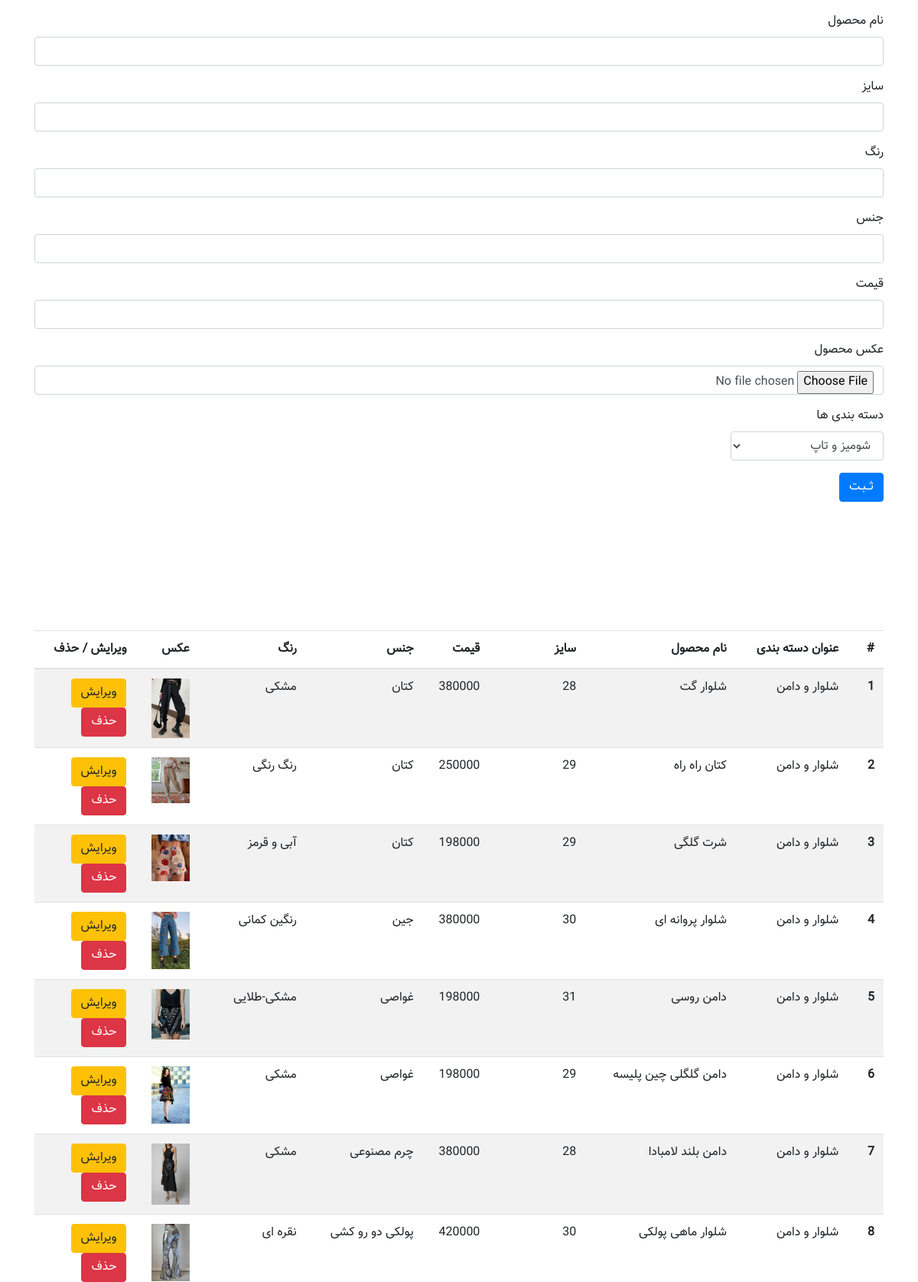
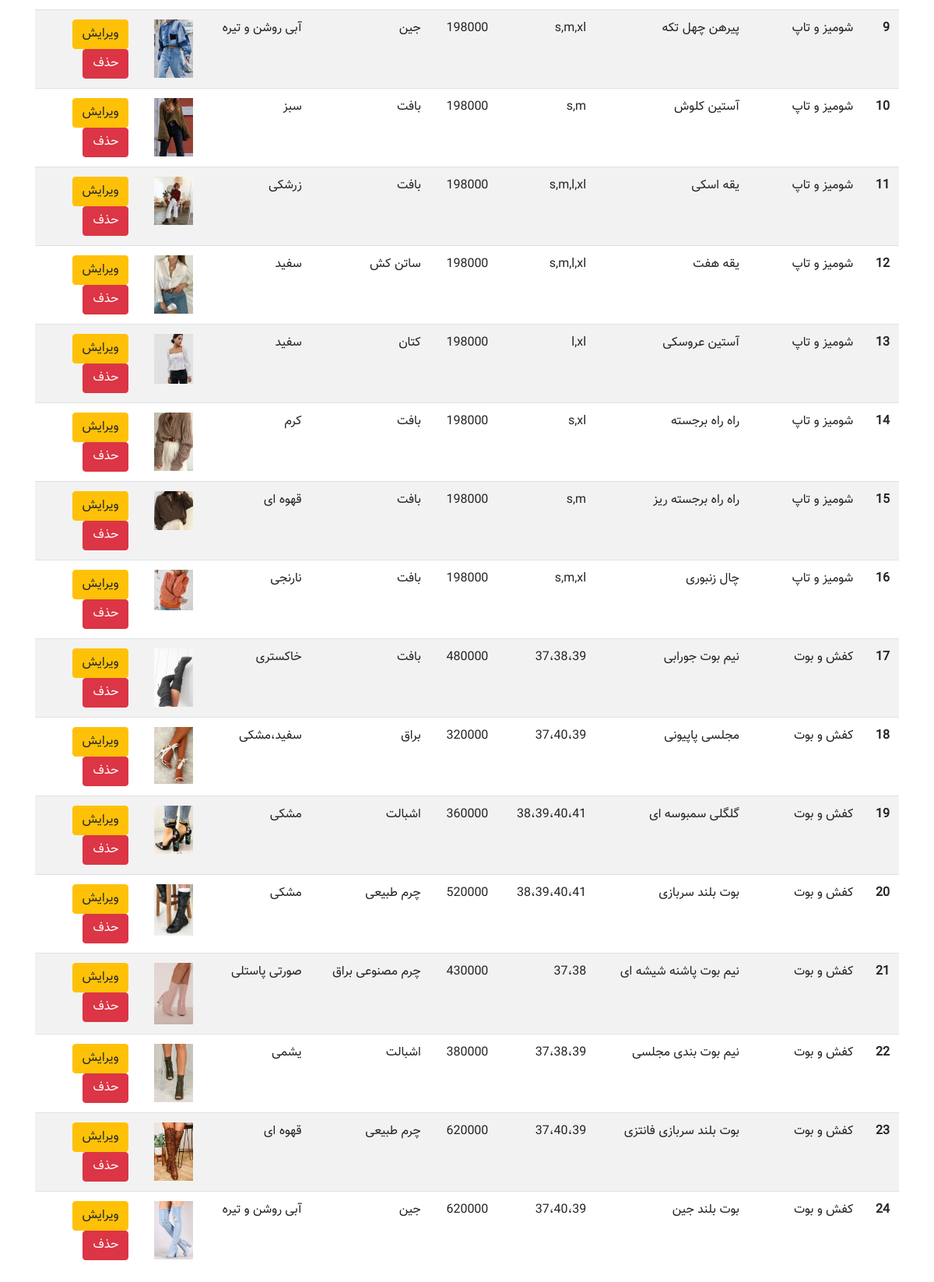
The app's page /admin.php with its own data (2 pictures, top to bottom).
### tables this page shows
CREATE TABLE `products` (
  `id` int(11) NOT NULL,
  `id_cat` int(11) NOT NULL,
  `name` varchar(255) NOT NULL,
  `price` varchar(255) NOT NULL,
  `size` varchar(255) NOT NULL,
  `material` varchar(255) NOT NULL,
  `color` varchar(255) NOT NULL,
  `picture` varchar(255) NOT NULL
);

CREATE TABLE `product_cat` (
  `id` int(11) NOT NULL,
  `title` varchar(255) NOT NULL
);

### admin.php (the view, shortened to what this page needs)
<!DOCTYPE html>
<html lang="fa">
<head>
    <link rel="stylesheet" media="screen" href="css/main.css" />
    <link rel="stylesheet" href=".//css/bootstrap/css/bootstrap-rtl.min.css" />
</head>
<body>
    <?php
    $mysqli = new mysqli("localhost", "root", "", "my-db");
    ?>
    <?php
    $name = "";
    $size = "";
    $color = "";
    $material = "";
    $price = "";
    $category = "";
    ?>
    <div class="container mt-3 admin adwidth">
        <form method="POST" action="#" enctype="multipart/form-data">
            <div class="  form-group">
                <label>نام محصول</label>
                <input type="text" class="form-control" value="<?php echo $name; ?>" required="require" name="name">
            </div>
            <div class="form-group">
                <label>سایز</label>
                <input type="text" class="form-control" value="<?php echo $size; ?>" required="require" name="size">
            </div>
            <div class="form-group">
                <label>رنگ</label>
                <input type="text" class="form-control" value="<?php echo $color; ?>" required="require" name="color">
            </div>
            <div class="form-group">
                <label>جنس</label>
                <input type="text" class="form-control" value="<?php echo $material; ?>" required="require" name="material">
            </div>
            <div class="form-group">
                <label>قیمت</label>
                <input type="text" class="form-control" value="<?php echo $price; ?>" required="require" name="price">
            </div>
            <div class="form-group">
                <label>عکس محصول</label>
                <input type="file" class="form-control" required="require" name="picture">
            </div>
            <div class="form-group adwidth ">
                <label for="exampleFormControlSelect1">دسته بندی ها</label>
                <select class="form-control admin" required="require" name="category">
                    <?php
                    $sql = "SELECT * FROM `product_cat`";
                    if ($result = $mysqli->query($sql)) {
                        while ($row = $result->fetch_row()) {
                    ?>
                            <option class="admin" <?php echo $category == $row[0] ? 'selected="selected"' : ''; ?> value="<?php echo $row[0]; ?>"><?php echo $row[1]; ?></option>
                    <?php
                        }
                    }
                    ?>
                </select>
            </div>
            <button type="submit" class="btn btn-primary"><?php echo !empty($id) ? 'ویرایش' : 'ثــبـت'; ?></button>
        </form>
        <br><br><br><br><br><br><br>
        <table class="table table-striped">
            <thead>
                <tr>
                    <th scope="col">#</th>
                    <th scope="col">عنوان دسته بندی</th>
                    <th scope="col">نام محصول</th>
                    <th scope="col">سایز</th>
                    <th scope="col">قیمت</th>
                    <th scope="col">جنس</th>
                    <th scope="col">رنگ</th>
                    <th scope="col">عکس</th>
                    <th scope="col">ویرایش / حذف</th>
                </tr>
            </thead>
            <tbody>
                <?php
                $sqlProduct = "SELECT p.id, c.title, p.name, p.size, p.price, p.material, p.color, p.picture FROM `products` as p join `product_cat` as c where p.id_cat=c.id";
                if ($resultProduct = $mysqli->query($sqlProduct)) {
                    $i = 0;
                    while ($Product = $resultProduct->fetch_row()) {
                        $i++;
                ?>
                        <tr>
                            <th scope="row"><?php echo $i; ?></th>
                            <td><?php echo $Product[1]; ?></td>
                            <td><?php echo $Product[2]; ?></td>
                            <td><?php echo $Product[3]; ?></td>
                            <td><?php echo $Product[4]; ?></td>
                            <td><?php echo $Product[5]; ?></td>
                            <td><?php echo $Product[6]; ?></td>
                            <td><img style="width: 50px;" src="./upload/<?php echo $Product[7]; ?>" /></td>
                            <td>
                                <form method="post" action="#">
                                    <input class="btn btn-warning" type="submit" name="edit" value="ویرایش" />
                                </form>
                                <form method="post" action="#">
                                    <input class="btn btn-danger" type="submit" onclick="return confirm('آیتم حذف شود؟')" name="delete" value="حذف" />
                                </form>
                            </td>
                        </tr>
                <?php
                    }
                }
                ?>
            </tbody>
        </table>
    </div>
</body>
</html>

### css/main.css (style rules this page uses)
body { font-family: "Vazir" !important; }
.admin { text-align: right !important; }
.adwidth { width:200px; direction: rtl; }
body { background: #222D32; font-family: 'Roboto', sans-serif; }
.form-group { margin-bottom: 40px; outline: 0px; }

### records on screen
products: id_cat.title "شلوار و دامن", name "شلوار گت", size "28", price "380000", material "کتان", color "مشکی", picture (picture)
products: id_cat.title "شلوار و دامن", name "کتان راه راه", size "29", price "250000", material "کتان", color "رنگ رنگی", picture (picture)
products: id_cat.title "شلوار و دامن", name "شرت گلگی", size "29", price "198000", material "کتان", color "آبی و قرمز", picture (picture)
products: id_cat.title "شلوار و دامن", name "شلوار پروانه ای", size "30", price "380000", material "جین", color "رنگین کمانی", picture (picture)
products: id_cat.title "شلوار و دامن", name "دامن روسی", size "31", price "198000", material "غواصی", color "مشکی-طلایی", picture (picture)
products: id_cat.title "شلوار و دامن", name "دامن گلگلی چین پلیسه", size "29", price "198000", material "غواصی", color "مشکی", picture (picture)
products: id_cat.title "شلوار و دامن", name "دامن بلند لامبادا", size "28", price "380000", material "چرم مصنوعی", color "مشکی", picture (picture)
products: id_cat.title "شلوار و دامن", name "شلوار ماهی پولکی", size "30", price "420000", material "پولکی دو رو کشی", color "نقره ای", picture (picture)
products: id_cat.title "شومیز و تاپ", name "پیرهن چهل تکه", size "s,m,xl", price "198000", material "جین", color "آبی روشن و تیره", picture (picture)
products: id_cat.title "شومیز و تاپ", name "آستین کلوش", size "s,m", price "198000", material "بافت", color "سبز", picture (picture)
products: id_cat.title "شومیز و تاپ", name "یقه اسکی", size "s,m,l,xl", price "198000", material "بافت", color "زرشکی", picture (picture)
products: id_cat.title "شومیز و تاپ", name "یقه هفت", size "s,m,l,xl", price "198000", material "ساتن کش", color "سفید", picture (picture)
products: id_cat.title "شومیز و تاپ", name "آستین عروسکی", size "l,xl", price "198000", material "کتان", color "سفید", picture (picture)
products: id_cat.title "شومیز و تاپ", name "راه راه برجسته", size "s,xl", price "198000", material "بافت", color "کرم", picture (picture)
products: id_cat.title "شومیز و تاپ", name "راه راه برجسته ریز", size "s,m", price "198000", material "بافت", color "قهوه ای", picture (picture)
products: id_cat.title "شومیز و تاپ", name "چال زنبوری", size "s,m,xl", price "198000", material "بافت", color "نارنجی", picture (picture)
products: id_cat.title "کفش و بوت", name "نیم بوت جورابی", size "37،38،39", price "480000", material "بافت", color "خاکستری", picture (picture)
products: id_cat.title "کفش و بوت", name "مجلسی پاپیونی", size "37،40،39", price "320000", material "براق", color "سفید،مشکی", picture (picture)
products: id_cat.title "کفش و بوت", name "گلگلی سمبوسه ای", size "38،39،40،41", price "360000", material "اشبالت", color "مشکی", picture (picture)
products: id_cat.title "کفش و بوت", name "بوت بلند سربازی", size "38،39،40،41", price "520000", material "چرم طبیعی", color "مشکی", picture (picture)
products: id_cat.title "کفش و بوت", name "نیم بوت پاشنه شیشه ای", size "37،38", price "430000", material "چرم مصنوعی براق", color "صورتی پاستلی", picture (picture)
products: id_cat.title "کفش و بوت", name "نیم بوت بندی مجلسی", size "37،38،39", price "380000", material "اشبالت", color "یشمی", picture (picture)
products: id_cat.title "کفش و بوت", name "بوت بلند سربازی فانتزی", size "37،40،39", price "620000", material "چرم طبیعی", color "قهوه ای", picture (picture)
products: id_cat.title "کفش و بوت", name "بوت بلند جین", size "37،40،39", price "620000", material "جین", color "آبی روشن و تیره", picture (picture)

### other values on screen
form field category "شومیز و تاپ"
